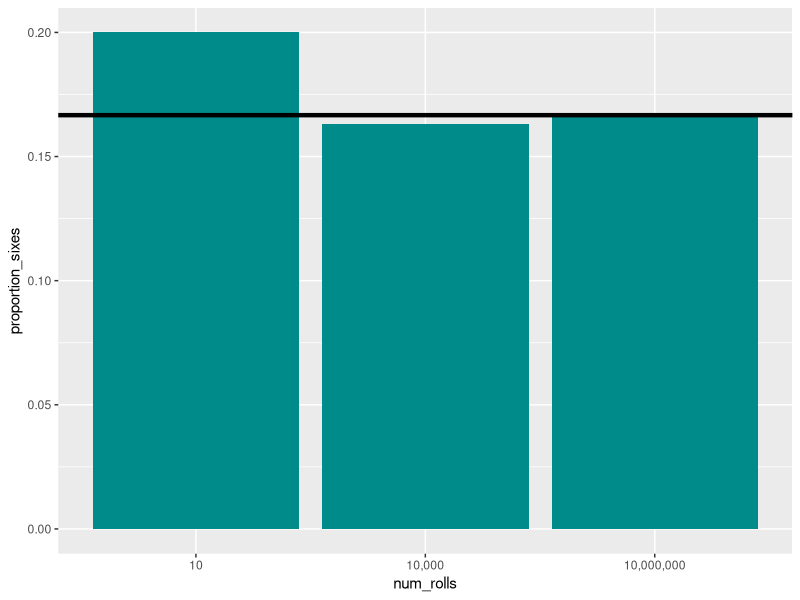
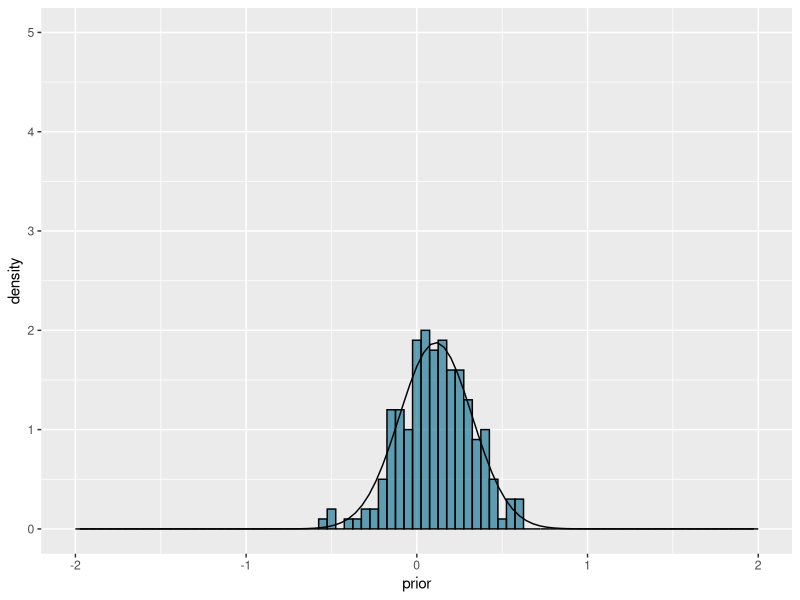
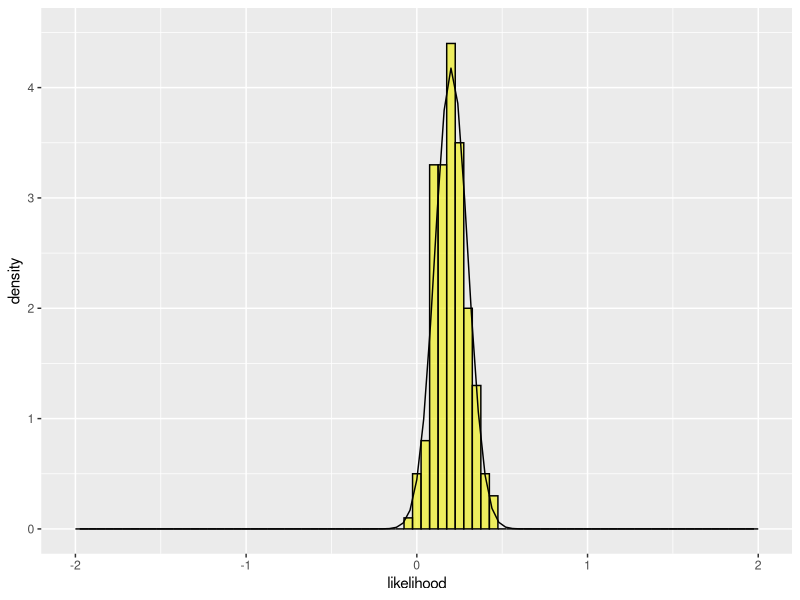
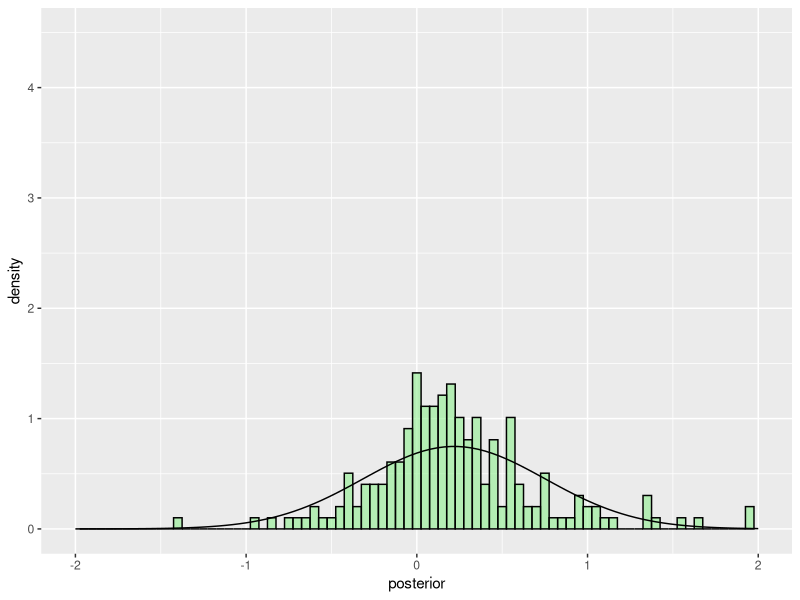
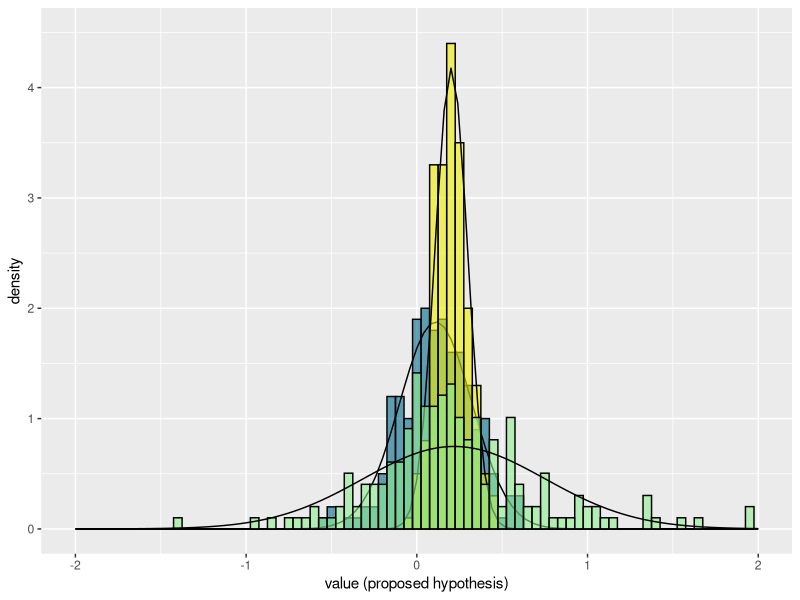

Reproduce these figures in R, in order.
## ---- chunk 1
knitr::opts_chunk$set(echo = TRUE)
## ---- chunk 2
set.seed(4)
library(tidyverse)  # for plotting with ggplot2
## ---- chunk 3
six_sided_die <- c(1:6)

roll_a <- sample(six_sided_die, size = 10, replace = TRUE, prob = NULL)
prop_a <- sum(roll_a == 6) / 10
print(prop_a)
## ---- chunk 4
roll_b <- sample(six_sided_die, size = 10000, replace = TRUE, prob = NULL)
prop_b <- sum(roll_b == 6) / 10000
print(prop_b)

roll_c <- sample(six_sided_die, size = 10000000, replace = TRUE, prob = NULL)
prop_c <- sum(roll_c == 6) / 10000000
print(prop_c)

die_rolls <- data.frame(matrix(data = NA, nrow = 3, ncol = 2))
colnames(die_rolls) <- c("num_rolls", "proportion_sixes")
die_rolls$num_rolls <- c("10", "10,000", "10,000,000")
die_rolls$proportion_sixes <- c(prop_a, prop_b, prop_c)

die_rolls %>% ggplot(aes(x=num_rolls, y=proportion_sixes)) +
  geom_bar(stat = "identity", fill="cyan4") +
  geom_hline(yintercept = (1/6), linewidth=1.5)
## ---- chunk 5
dist <- data.frame(prior = rnorm(n = 200, mean = 0.1, sd = 0.2))
dist %>% ggplot() + 
  geom_histogram(mapping = aes(x = prior, y = after_stat(density)),
                 fill = "deepskyblue4", alpha = 0.6, color = "black", binwidth = 0.05) +
  stat_function(fun = dnorm, args = list(mean = mean(dist$prior), sd = sd(dist$prior))) +
  xlim(-2, 2) + ylim(0, 5)
## ---- chunk 6
dist$likelihood <- rnorm(n = 200, mean = 0.2, sd = 0.1)
dist %>% ggplot() +
  geom_histogram(mapping = aes(x = likelihood, y = after_stat(density)),
                 fill = "yellow2", alpha = 0.6, color = "black", binwidth = 0.05) +
  stat_function(fun = dnorm, args = list(mean = mean(dist$likelihood),
                                         sd = sd(dist$likelihood))) +
  xlim(-2, 2) + ylim(0, 4.5)
## ---- chunk 7
dist$posterior <- (dist$likelihood * dist$prior) / 0.1
dist %>% ggplot() +
  geom_histogram(mapping = aes(x = posterior, y = after_stat(density)),
                 fill = "lightgreen", alpha = 0.6, color = "black", binwidth = 0.05) +
  stat_function(fun = dnorm, args = list(mean = mean(dist$posterior),
                                         sd = sd(dist$posterior))) +
  xlim(-2, 2) + ylim(0, 4.5)
## ---- chunk 8
dist %>% ggplot() + 
  geom_histogram(mapping = aes(x = prior, y = after_stat(density)),
                 fill = "deepskyblue4", alpha = 0.6, color = "black", binwidth = 0.05) +
  stat_function(fun = dnorm, args = list(mean = mean(dist$prior), sd = sd(dist$prior))) +
  geom_histogram(mapping = aes(x = likelihood, y = after_stat(density)),
                 fill = "yellow2", alpha = 0.6, color = "black", binwidth = 0.05) +
  stat_function(fun = dnorm, args = list(mean = mean(dist$likelihood),
                                         sd = sd(dist$likelihood))) +
  geom_histogram(mapping = aes(x = posterior, y = after_stat(density)),
                 fill = "lightgreen", alpha = 0.6, color = "black", binwidth = 0.05) +
  stat_function(fun = dnorm, args = list(mean = mean(dist$posterior),
                                         sd = sd(dist$posterior))) +
  xlab("value (proposed hypothesis)") +
  xlim(-2, 2) + ylim(0, 4.5)
## ---- chunk 9
print(median(dist$posterior))
